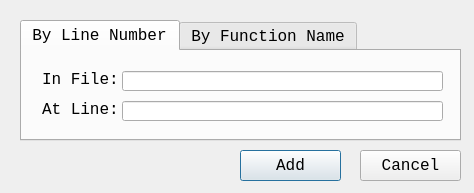
<?xml version="1.0" encoding="UTF-8"?>
<ui version="4.0">
 <class>dialog</class>
 <widget class="QDialog" name="dialog">
  <property name="geometry">
   <rect>
    <x>0</x>
    <y>0</y>
    <width>474</width>
    <height>193</height>
   </rect>
  </property>
  <property name="font">
   <font>
    <family>Consolas</family>
    <pointsize>12</pointsize>
   </font>
  </property>
  <property name="windowTitle">
   <string>Add Breakpoint</string>
  </property>
  <widget class="QTabWidget" name="choice">
   <property name="geometry">
    <rect>
     <x>20</x>
     <y>20</y>
     <width>441</width>
     <height>121</height>
    </rect>
   </property>
   <property name="currentIndex">
    <number>0</number>
   </property>
   <widget class="QWidget" name="by_ln">
    <attribute name="title">
     <string>By Line Number</string>
    </attribute>
    <widget class="QLineEdit" name="file_name">
     <property name="geometry">
      <rect>
       <x>100</x>
       <y>20</y>
       <width>321</width>
       <height>20</height>
      </rect>
     </property>
    </widget>
    <widget class="QLabel" name="label">
     <property name="geometry">
      <rect>
       <x>20</x>
       <y>20</y>
       <width>81</width>
       <height>16</height>
      </rect>
     </property>
     <property name="text">
      <string>In File:</string>
     </property>
    </widget>
    <widget class="QLabel" name="label_2">
     <property name="geometry">
      <rect>
       <x>20</x>
       <y>50</y>
       <width>81</width>
       <height>16</height>
      </rect>
     </property>
     <property name="text">
      <string>At Line:</string>
     </property>
    </widget>
    <widget class="QLineEdit" name="line_number">
     <property name="geometry">
      <rect>
       <x>100</x>
       <y>50</y>
       <width>321</width>
       <height>20</height>
      </rect>
     </property>
    </widget>
   </widget>
   <widget class="QWidget" name="by_fn">
    <attribute name="title">
     <string>By Function Name</string>
    </attribute>
    <widget class="QLabel" name="label_3">
     <property name="geometry">
      <rect>
       <x>20</x>
       <y>30</y>
       <width>131</width>
       <height>16</height>
      </rect>
     </property>
     <property name="text">
      <string>Function Name:</string>
     </property>
    </widget>
    <widget class="QLineEdit" name="function_name">
     <property name="geometry">
      <rect>
       <x>150</x>
       <y>30</y>
       <width>261</width>
       <height>20</height>
      </rect>
     </property>
    </widget>
   </widget>
  </widget>
  <widget class="QPushButton" name="add">
   <property name="geometry">
    <rect>
     <x>240</x>
     <y>150</y>
     <width>101</width>
     <height>31</height>
    </rect>
   </property>
   <property name="font">
    <font>
     <family>Consolas</family>
     <pointsize>12</pointsize>
    </font>
   </property>
   <property name="text">
    <string>Add</string>
   </property>
   <property name="flat">
    <bool>false</bool>
   </property>
  </widget>
  <widget class="QPushButton" name="cancel">
   <property name="geometry">
    <rect>
     <x>360</x>
     <y>150</y>
     <width>101</width>
     <height>31</height>
    </rect>
   </property>
   <property name="font">
    <font>
     <family>Consolas</family>
     <pointsize>12</pointsize>
    </font>
   </property>
   <property name="text">
    <string>Cancel</string>
   </property>
   <property name="flat">
    <bool>false</bool>
   </property>
  </widget>
 </widget>
 <resources/>
 <connections/>
</ui>
